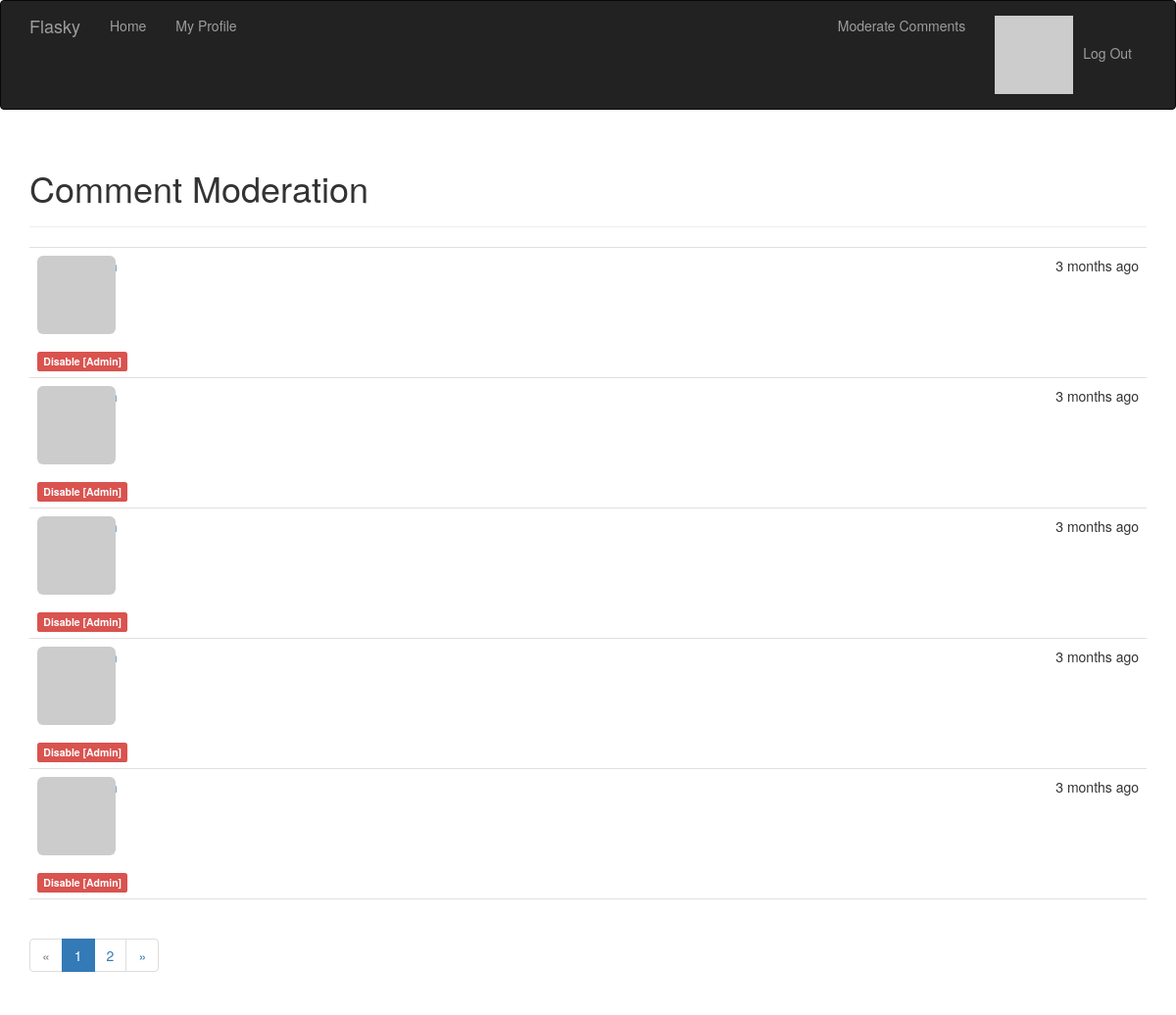
Page /moderate (signed in) on the committed database.
### app/models.py (models this page shows, shortened)
class Comment(db.Model):
    __tablename__ = "comments"
    id = db.Column(db.Integer, primary_key = True)
    author_id = db.Column(db.Integer, db.ForeignKey('users.id'))
    post_id = db.Column(db.Integer, db.ForeignKey('posts.id'))
    body = db.Column(db.Text)
    body_html = db.Column(db.Text)
    timestamp = db.Column(db.DateTime, index=True, default=datetime.utcnow)
    disabled = db.Column(db.Integer, default=0)

### app/main/views.py (the view)
@main.route("/moderate")
@login_required
@permission_required(Permission.MODERATE)
def moderate():
    page = request.args.get('page', 1, type=int)
    pagination: "flask_sqlalchemy.Pagination" = db.session.query(Comment).\
                                                order_by(Comment.timestamp.desc()).paginate(
        page, per_page=current_app.config["FLASKY_POSTS_PER_PAGE"],
        error_out = False
    )
    comments = pagination.items
    return render_template("moderate.html", comments = comments, pagination = pagination)

### app/auth/views.py (called while the page is built)
@auth.before_app_request
def before_request():
    if current_user.is_authenticated:
        current_user.ping()

### app/main/__init__.py (called while the page is built)
@main.app_context_processor
def inject_permissions():
    return dict(Permission=Permission)

### app/models.py (called while the page is built)
@login_manager.user_loader
def load_user(user_id):
    return db.session.get(User, {"id": int(user_id)})

    def can(self, permission: str) -> bool:
        return self.role is not None and self.role.has_permission(permission)

    def ping(self):
        self.last_seen = datetime.utcnow()
        db.session.add(self)
        db.session.commit()

    def gravatar(self, size=100, default='retro', rating='g'):
        url = "https://www.gravatar.com/avatar"
        hash = self.avatar_hash or self.gravatar_hash()
        return f'{url}/{hash}?s={size}&d={default}&r={rating}'

    def has_permission(self, perm):
        return self.permissions & perm == perm

### app/templates/moderate.html (shortened to what this page needs)
{% extends "base.html" %}
{% import "bootstrap/wtf.html" as wtf%}
{% import "_macros.html" as macros %}
{% block page_content %}
<div class="page-header">
    <h1>Comment Moderation</h1>
</div>
    {% set moderate = True %}
    {% include '_comments.html' %}
    <div class="pagination">
        {{ macros.pagination_widget(pagination, 'main.moderate')}}
    </div>
{% endblock %}

### app/templates/_comments.html (shortened to what this page needs)
<ul class = "comments">
    {% for comment in comments %}
    <li class = "comment">
        <div class="profile-thumbnail">
            <a href = "{{url_for('main.user', username = comment.author.username) }}">
                <img class="img-rounded profile-thumbnail"
                        src = "{{comment.author.gravatar(size=40)}}">
            </a>
        </div>
        <div class="comment-date">{{ moment(comment.timestamp).fromNow() }}</div>
        <div class="comment-author">
            <a href = "{{url_for('main.user', username = comment.author.username) }}">
            </a>
        </div>
        <div class="comment-body">
            {% if not comment.disabled or moderate %}
                {% if comment.body_html %}
                    {{ comment.body_html | safe }}
                {% else %}
                    {{ comment.body }}
                {% endif %}
            {% endif %}
        </div>
        <div>
            {% if comment.disabled == 0 %}
                {% if current_user.can(Permission.ADMIN) %}
                    <a href="{{url_for('main.moderate_disable', id = comment.id) }}">
                        <span class="label label-danger">Disable [Admin]</span>
                    </a>
                {% elif current_user.can(Permission.MODERATE) and (not current_user.can(Permission.ADMIN)) %}
                    <a href="{{url_for('main.moderate_disable', id = comment.id) }}">
                        <span class="label label-danger">Disable [Moderator]</span>
                    </a>
                {%endif%}
            {% else %}
                {% if current_user.can(Permission.MODERATE) %}
                    <a href="{{url_for('main.moderate_enable', id = comment.id) }}">
                        <span class="label label-info">Enable</span>
                    </a>
                {%endif%}
            {%endif%}
        </div>
    </li>
    {% endfor %}
</ul>

### app/static/styles.css (style rules this page uses)
.profile-thumbnail { position: absolute; }
ul.comments { list-style-type: none; padding: 0px; margin: 16px 0px 0px 0px; border-top: 1px solid #e0e0e0; }
ul.comments li.comment { padding: 8px; border-bottom: 1px solid #e0e0e0; }
div.comment-date { float: right; }
div.comment-author { margin-left: 48px; min-height: 48px; font-weight: bold; }
div.comment-body { margin-left: 48px; min-height: 48px; }

### rows in the picture
Comment: timestamp "3 months ago"
Comment: timestamp "3 months ago"
Comment: timestamp "3 months ago"
Comment: timestamp "3 months ago"
Comment: timestamp "3 months ago"

### other values in the picture
{{ p }} "1"
{{ p }} "2"
